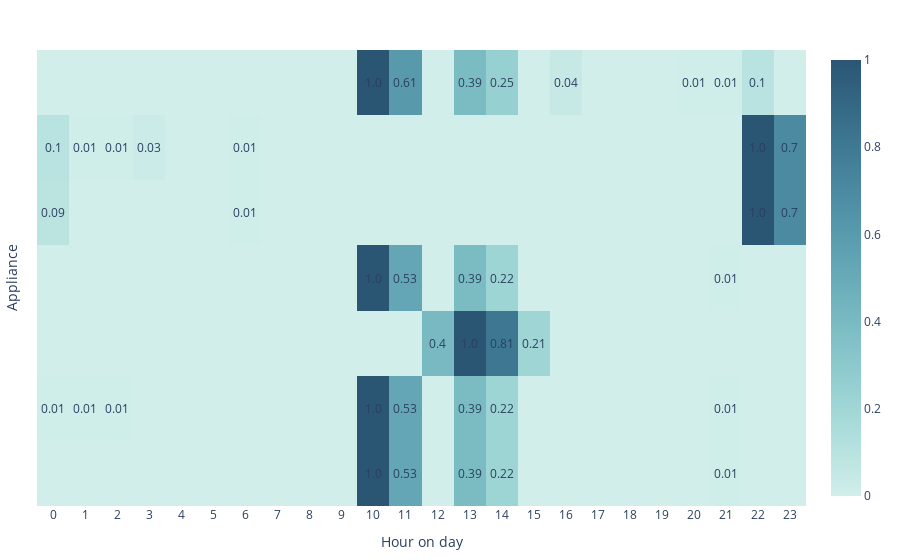

The code cell stored with this chart in its notebook:
### Code cell
import plotly.graph_objects as go

#set up data to heatmap
columns = hourON.columns[1:].tolist()
hourON[columns] = normalise_dataframe(hourON[columns])
z_data = []
for i in hourON[columns]:
    data_list = hourON[i].round(2).values.tolist()
    z_data.append(data_list)

#Annotate z_values
annotations = go.Annotations()
for n, row in enumerate(z_data):
    for m, val in enumerate(row):
        annotations.append(go.Annotation(text="" if z_data[n][m] == 0 else str(z_data[n][m]),
                                         x=hourON["HourOfTimestamp"][m], y=columns[n], xref='x1', yref='y1',
                                         showarrow=False))

#Create heatmap
fig = go.Figure(data=go.Heatmap(
    z=z_data,
    x=hourON["HourOfTimestamp"],
    y=columns,
    colorscale='Teal')
)

fig.update_layout(margin=dict(
    l=30,
    r=30,
    b=30,
    t=50,
), xaxis_nticks=30, annotations=annotations, )

fig.update_xaxes(title="Hour on day")
fig.update_yaxes(title="Appliance", showticklabels=False)
fig.show()

### Figure 1 — Plotly figure (JSON) as saved in the notebook; plotly's stock layout.template omitted (floating-point values rounded to 4 significant figures; data arrays with more than 128 entries replaced by an {"elided": "..."} marker saying what was removed)
{"data": [{"colorscale": [[0.0, "rgb(209, 238, 234)"], [0.1667, "rgb(168, 219, 217)"], [0.3333, "rgb(133, 196, 201)"], [0.5, "rgb(104, 171, 184)"], [0.6667, "rgb(79, 144, 166)"], [0.8333, "rgb(59, 115, 143)"], [1.0, "rgb(42, 86, 116)"]], "x": [0, 1, 2, 3, 4, 5, 6, 7, 8, 9, 10, 11, 12, 13, 14, 15, 16, 17, 18, 19, 20, 21, 22, 23], "y": ["Load_StatusPlugLoadBlender_ON", "Load_StatusPlugLoadToasterOven_ON", "Load_StatusPlugLoadSlowCooker_ON", "Load_StatusPlugLoadToaster_ON", "Load_StatusPlugLoadHandMixer_ON", "Load_StatusPlugLoadCanOpener_ON", "Load_StatusPlugLoadCoffeeMaker_ON"], "z": {"elided": "7x24 float values"}, "type": "heatmap"}], "layout": {"margin": {"l": 30, "r": 30, "b": 30, "t": 50}, "xaxis": {"nticks": 30, "title": {"text": "Hour on day"}}, "annotations": [{"showarrow": false, "text": "", "x": 0, "xref": "x", "y": "Load_StatusPlugLoadBlender_ON", "yref": "y"}, {"showarrow": false, "text": "", "x": 1, "xref": "x", "y": "Load_StatusPlugLoadBlender_ON", "yref": "y"}, {"showarrow": false, "text": "", "x": 2, "xref": "x", "y": "Load_StatusPlugLoadBlender_ON", "yref": "y"}, {"showarrow": false, "text": "", "x": 3, "xref": "x", "y": "Load_StatusPlugLoadBlender_ON", "yref": "y"}, {"showarrow": false, "text": "", "x": 4, "xref": "x", "y": "Load_StatusPlugLoadBlender_ON", "yref": "y"}, {"showarrow": false, "text": "", "x": 5, "xref": "x", "y": "Load_StatusPlugLoadBlender_ON", "yref": "y"}, {"showarrow": false, "text": "", "x": 6, "xref": "x", "y": "Load_StatusPlugLoadBlender_ON", "yref": "y"}, {"showarrow": false, "text": "", "x": 7, "xref": "x", "y": "Load_StatusPlugLoadBlender_ON", "yref": "y"}, {"showarrow": false, "text": "", "x": 8, "xref": "x", "y": "Load_StatusPlugLoadBlender_ON", "yref": "y"}, {"showarrow": false, "text": "", "x": 9, "xref": "x", "y": "Load_StatusPlugLoadBlender_ON", "yref": "y"}, {"showarrow": false, "text": "1.0", "x": 10, "xref": "x", "y": "Load_StatusPlugLoadBlender_ON", "yref": "y"}, {"showarrow": false, "text": "0.53", "x": 11, "xref": "x", "y": "Load_StatusPlugLoadBlender_ON", "yref": "y"}, {"showarrow": false, "text": "", "x": 12, "xref": "x", "y": "Load_StatusPlugLoadBlender_ON", "yref": "y"}, {"showarrow": false, "text": "0.39", "x": 13, "xref": "x", "y": "Load_StatusPlugLoadBlender_ON", "yref": "y"}, {"showarrow": false, "text": "0.22", "x": 14, "xref": "x", "y": "Load_StatusPlugLoadBlender_ON", "yref": "y"}, {"showarrow": false, "text": "", "x": 15, "xref": "x", "y": "Load_StatusPlugLoadBlender_ON", "yref": "y"}, {"showarrow": false, "text": "", "x": 16, "xref": "x", "y": "Load_StatusPlugLoadBlender_ON", "yref": "y"}, {"showarrow": false, "text": "", "x": 17, "xref": "x", "y": "Load_StatusPlugLoadBlender_ON", "yref": "y"}, {"showarrow": false, "text": "", "x": 18, "xref": "x", "y": "Load_StatusPlugLoadBlender_ON", "yref": "y"}, {"showarrow": false, "text": "", "x": 19, "xref": "x", "y": "Load_StatusPlugLoadBlender_ON", "yref": "y"}, {"showarrow": false, "text": "", "x": 20, "xref": "x", "y": "Load_StatusPlugLoadBlender_ON", "yref": "y"}, {"showarrow": false, "text": "0.01", "x": 21, "xref": "x", "y": "Load_StatusPlugLoadBlender_ON", "yref": "y"}, {"showarrow": false, "text": "", "x": 22, "xref": "x", "y": "Load_StatusPlugLoadBlender_ON", "yref": "y"}, {"showarrow": false, "text": "", "x": 23, "xref": "x", "y": "Load_StatusPlugLoadBlender_ON", "yref": "y"}, {"showarrow": false, "text": "0.01", "x": 0, "xref": "x", "y": "Load_StatusPlugLoadToasterOven_ON", "yref": "y"}, {"showarrow": false, "text": "0.01", "x": 1, "xref": "x", "y": "Load_StatusPlugLoadToasterOven_ON", "yref": "y"}, {"showarrow": false, "text": "0.01", "x": 2, "xref": "x", "y": "Load_StatusPlugLoadToasterOven_ON", "yref": "y"}, {"showarrow": false, "text": "", "x": 3, "xref": "x", "y": "Load_StatusPlugLoadToasterOven_ON", "yref": "y"}, {"showarrow": false, "text": "", "x": 4, "xref": "x", "y": "Load_StatusPlugLoadToasterOven_ON", "yref": "y"}, {"showarrow": false, "text": "", "x": 5, "xref": "x", "y": "Load_StatusPlugLoadToasterOven_ON", "yref": "y"}, {"showarrow": false, "text": "", "x": 6, "xref": "x", "y": "Load_StatusPlugLoadToasterOven_ON", "yref": "y"}, {"showarrow": false, "text": "", "x": 7, "xref": "x", "y": "Load_StatusPlugLoadToasterOven_ON", "yref": "y"}, {"showarrow": false, "text": "", "x": 8, "xref": "x", "y": "Load_StatusPlugLoadToasterOven_ON", "yref": "y"}, {"showarrow": false, "text": "", "x": 9, "xref": "x", "y": "Load_StatusPlugLoadToasterOven_ON", "yref": "y"}, {"showarrow": false, "text": "1.0", "x": 10, "xref": "x", "y": "Load_StatusPlugLoadToasterOven_ON", "yref": "y"}, {"showarrow": false, "text": "0.53", "x": 11, "xref": "x", "y": "Load_StatusPlugLoadToasterOven_ON", "yref": "y"}, {"showarrow": false, "text": "", "x": 12, "xref": "x", "y": "Load_StatusPlugLoadToasterOven_ON", "yref": "y"}, {"showarrow": false, "text": "0.39", "x": 13, "xref": "x", "y": "Load_StatusPlugLoadToasterOven_ON", "yref": "y"}, {"showarrow": false, "text": "0.22", "x": 14, "xref": "x", "y": "Load_StatusPlugLoadToasterOven_ON", "yref": "y"}, {"showarrow": false, "text": "", "x": 15, "xref": "x", "y": "Load_StatusPlugLoadToasterOven_ON", "yref": "y"}, {"showarrow": false, "text": "", "x": 16, "xref": "x", "y": "Load_StatusPlugLoadToasterOven_ON", "yref": "y"}, {"showarrow": false, "text": "", "x": 17, "xref": "x", "y": "Load_StatusPlugLoadToasterOven_ON", "yref": "y"}, {"showarrow": false, "text": "", "x": 18, "xref": "x", "y": "Load_StatusPlugLoadToasterOven_ON", "yref": "y"}, {"showarrow": false, "text": "", "x": 19, "xref": "x", "y": "Load_StatusPlugLoadToasterOven_ON", "yref": "y"}, {"showarrow": false, "text": "", "x": 20, "xref": "x", "y": "Load_StatusPlugLoadToasterOven_ON", "yref": "y"}, {"showarrow": false, "text": "0.01", "x": 21, "xref": "x", "y": "Load_StatusPlugLoadToasterOven_ON", "yref": "y"}, {"showarrow": false, "text": "", "x": 22, "xref": "x", "y": "Load_StatusPlugLoadToasterOven_ON", "yref": "y"}, {"showarrow": false, "text": "", "x": 23, "xref": "x", "y": "Load_StatusPlugLoadToasterOven_ON", "yref": "y"}, {"showarrow": false, "text": "", "x": 0, "xref": "x", "y": "Load_StatusPlugLoadSlowCooker_ON", "yref": "y"}, {"showarrow": false, "text": "", "x": 1, "xref": "x", "y": "Load_StatusPlugLoadSlowCooker_ON", "yref": "y"}, {"showarrow": false, "text": "", "x": 2, "xref": "x", "y": "Load_StatusPlugLoadSlowCooker_ON", "yref": "y"}, {"showarrow": false, "text": "", "x": 3, "xref": "x", "y": "Load_StatusPlugLoadSlowCooker_ON", "yref": "y"}, {"showarrow": false, "text": "", "x": 4, "xref": "x", "y": "Load_StatusPlugLoadSlowCooker_ON", "yref": "y"}, {"showarrow": false, "text": "", "x": 5, "xref": "x", "y": "Load_StatusPlugLoadSlowCooker_ON", "yref": "y"}, {"showarrow": false, "text": "", "x": 6, "xref": "x", "y": "Load_StatusPlugLoadSlowCooker_ON", "yref": "y"}, {"showarrow": false, "text": "", "x": 7, "xref": "x", "y": "Load_StatusPlugLoadSlowCooker_ON", "yref": "y"}, {"showarrow": false, "text": "", "x": 8, "xref": "x", "y": "Load_StatusPlugLoadSlowCooker_ON", "yref": "y"}, {"showarrow": false, "text": "", "x": 9, "xref": "x", "y": "Load_StatusPlugLoadSlowCooker_ON", "yref": "y"}, {"showarrow": false, "text": "", "x": 10, "xref": "x", "y": "Load_StatusPlugLoadSlowCooker_ON", "yref": "y"}, {"showarrow": false, "text": "", "x": 11, "xref": "x", "y": "Load_StatusPlugLoadSlowCooker_ON", "yref": "y"}, {"showarrow": false, "text": "0.4", "x": 12, "xref": "x", "y": "Load_StatusPlugLoadSlowCooker_ON", "yref": "y"}, {"showarrow": false, "text": "1.0", "x": 13, "xref": "x", "y": "Load_StatusPlugLoadSlowCooker_ON", "yref": "y"}, {"showarrow": false, "text": "0.81", "x": 14, "xref": "x", "y": "Load_StatusPlugLoadSlowCooker_ON", "yref": "y"}, {"showarrow": false, "text": "0.21", "x": 15, "xref": "x", "y": "Load_StatusPlugLoadSlowCooker_ON", "yref": "y"}, {"showarrow": false, "text": "", "x": 16, "xref": "x", "y": "Load_StatusPlugLoadSlowCooker_ON", "yref": "y"}, {"showarrow": false, "text": "", "x": 17, "xref": "x", "y": "Load_StatusPlugLoadSlowCooker_ON", "yref": "y"}, {"showarrow": false, "text": "", "x": 18, "xref": "x", "y": "Load_StatusPlugLoadSlowCooker_ON", "yref": "y"}, {"showarrow": false, "text": "", "x": 19, "xref": "x", "y": "Load_StatusPlugLoadSlowCooker_ON", "yref": "y"}, {"showarrow": false, "text": "", "x": 20, "xref": "x", "y": "Load_StatusPlugLoadSlowCooker_ON", "yref": "y"}, {"showarrow": false, "text": "", "x": 21, "xref": "x", "y": "Load_StatusPlugLoadSlowCooker_ON", "yref": "y"}, {"showarrow": false, "text": "", "x": 22, "xref": "x", "y": "Load_StatusPlugLoadSlowCooker_ON", "yref": "y"}, {"showarrow": false, "text": "", "x": 23, "xref": "x", "y": "Load_StatusPlugLoadSlowCooker_ON", "yref": "y"}, {"showarrow": false, "text": "", "x": 0, "xref": "x", "y": "Load_StatusPlugLoadToaster_ON", "yref": "y"}, {"showarrow": false, "text": "", "x": 1, "xref": "x", "y": "Load_StatusPlugLoadToaster_ON", "yref": "y"}, {"showarrow": false, "text": "", "x": 2, "xref": "x", "y": "Load_StatusPlugLoadToaster_ON", "yref": "y"}, {"showarrow": false, "text": "", "x": 3, "xref": "x", "y": "Load_StatusPlugLoadToaster_ON", "yref": "y"}, {"showarrow": false, "text": "", "x": 4, "xref": "x", "y": "Load_StatusPlugLoadToaster_ON", "yref": "y"}, {"showarrow": false, "text": "", "x": 5, "xref": "x", "y": "Load_StatusPlugLoadToaster_ON", "yref": "y"}, {"showarrow": false, "text": "", "x": 6, "xref": "x", "y": "Load_StatusPlugLoadToaster_ON", "yref": "y"}, {"showarrow": false, "text": "", "x": 7, "xref": "x", "y": "Load_StatusPlugLoadToaster_ON", "yref": "y"}, {"showarrow": false, "text": "", "x": 8, "xref": "x", "y": "Load_StatusPlugLoadToaster_ON", "yref": "y"}, {"showarrow": false, "text": "", "x": 9, "xref": "x", "y": "Load_StatusPlugLoadToaster_ON", "yref": "y"}, {"showarrow": false, "text": "1.0", "x": 10, "xref": "x", "y": "Load_StatusPlugLoadToaster_ON", "yref": "y"}, {"showarrow": false, "text": "0.53", "x": 11, "xref": "x", "y": "Load_StatusPlugLoadToaster_ON", "yref": "y"}, {"showarrow": false, "text": "", "x": 12, "xref": "x", "y": "Load_StatusPlugLoadToaster_ON", "yref": "y"}, {"showarrow": false, "text": "0.39", "x": 13, "xref": "x", "y": "Load_StatusPlugLoadToaster_ON", "yref": "y"}, {"showarrow": false, "text": "0.22", "x": 14, "xref": "x", "y": "Load_StatusPlugLoadToaster_ON", "yref": "y"}, {"showarrow": false, "text": "", "x": 15, "xref": "x", "y": "Load_StatusPlugLoadToaster_ON", "yref": "y"}, {"showarrow": false, "text": "", "x": 16, "xref": "x", "y": "Load_StatusPlugLoadToaster_ON", "yref": "y"}, {"showarrow": false, "text": "", "x": 17, "xref": "x", "y": "Load_StatusPlugLoadToaster_ON", "yref": "y"}, {"showarrow": false, "text": "", "x": 18, "xref": "x", "y": "Load_StatusPlugLoadToaster_ON", "yref": "y"}, {"showarrow": false, "text": "", "x": 19, "xref": "x", "y": "Load_StatusPlugLoadToaster_ON", "yref": "y"}, {"showarrow": false, "text": "", "x": 20, "xref": "x", "y": "Load_StatusPlugLoadToaster_ON", "yref": "y"}, {"showarrow": false, "text": "0.01", "x": 21, "xref": "x", "y": "Load_StatusPlugLoadToaster_ON", "yref": "y"}, {"showarrow": false, "text": "", "x": 22, "xref": "x", "y": "Load_StatusPlugLoadToaster_ON", "yref": "y"}, {"showarrow": false, "text": "", "x": 23, "xref": "x", "y": "Load_StatusPlugLoadToaster_ON", "yref": "y"}, {"showarrow": false, "text": "0.09", "x": 0, "xref": "x", "y": "Load_StatusPlugLoadHandMixer_ON", "yref": "y"}, {"showarrow": false, "text": "", "x": 1, "xref": "x", "y": "Load_StatusPlugLoadHandMixer_ON", "yref": "y"}, {"showarrow": false, "text": "", "x": 2, "xref": "x", "y": "Load_StatusPlugLoadHandMixer_ON", "yref": "y"}, {"showarrow": false, "text": "", "x": 3, "xref": "x", "y": "Load_StatusPlugLoadHandMixer_ON", "yref": "y"}, {"showarrow": false, "text": "", "x": 4, "xref": "x", "y": "Load_StatusPlugLoadHandMixer_ON", "yref": "y"}, {"showarrow": false, "text": "", "x": 5, "xref": "x", "y": "Load_StatusPlugLoadHandMixer_ON", "yref": "y"}, {"showarrow": false, "text": "0.01", "x": 6, "xref": "x", "y": "Load_StatusPlugLoadHandMixer_ON", "yref": "y"}, {"showarrow": false, "text": "", "x": 7, "xref": "x", "y": "Load_StatusPlugLoadHandMixer_ON", "yref": "y"}, {"showarrow": false, "text": "", "x": 8, "xref": "x", "y": "Load_StatusPlugLoadHandMixer_ON", "yref": "y"}, {"showarrow": false, "text": "", "x": 9, "xref": "x", "y": "Load_StatusPlugLoadHandMixer_ON", "yref": "y"}, {"showarrow": false, "text": "", "x": 10, "xref": "x", "y": "Load_StatusPlugLoadHandMixer_ON", "yref": "y"}, {"showarrow": false, "text": "", "x": 11, "xref": "x", "y": "Load_StatusPlugLoadHandMixer_ON", "yref": "y"}, {"showarrow": false, "text": "", "x": 12, "xref": "x", "y": "Load_StatusPlugLoadHandMixer_ON", "yref": "y"}, {"showarrow": false, "text": "", "x": 13, "xref": "x", "y": "Load_StatusPlugLoadHandMixer_ON", "yref": "y"}, {"showarrow": false, "text": "", "x": 14, "xref": "x", "y": "Load_StatusPlugLoadHandMixer_ON", "yref": "y"}, {"showarrow": false, "text": "", "x": 15, "xref": "x", "y": "Load_StatusPlugLoadHandMixer_ON", "yref": "y"}, {"showarrow": false, "text": "", "x": 16, "xref": "x", "y": "Load_StatusPlugLoadHandMixer_ON", "yref": "y"}, {"showarrow": false, "text": "", "x": 17, "xref": "x", "y": "Load_StatusPlugLoadHandMixer_ON", "yref": "y"}, {"showarrow": false, "text": "", "x": 18, "xref": "x", "y": "Load_StatusPlugLoadHandMixer_ON", "yref": "y"}, {"showarrow": false, "text": "", "x": 19, "xref": "x", "y": "Load_StatusPlugLoadHandMixer_ON", "yref": "y"}, {"showarrow": false, "text": "", "x": 20, "xref": "x", "y": "Load_StatusPlugLoadHandMixer_ON", "yref": "y"}, {"showarrow": false, "text": "", "x": 21, "xref": "x", "y": "Load_StatusPlugLoadHandMixer_ON", "yref": "y"}, {"showarrow": false, "text": "1.0", "x": 22, "xref": "x", "y": "Load_StatusPlugLoadHandMixer_ON", "yref": "y"}, {"showarrow": false, "text": "0.7", "x": 23, "xref": "x", "y": "Load_StatusPlugLoadHandMixer_ON", "yref": "y"}, {"showarrow": false, "text": "0.1", "x": 0, "xref": "x", "y": "Load_StatusPlugLoadCanOpener_ON", "yref": "y"}, {"showarrow": false, "text": "0.01", "x": 1, "xref": "x", "y": "Load_StatusPlugLoadCanOpener_ON", "yref": "y"}, {"showarrow": false, "text": "0.01", "x": 2, "xref": "x", "y": "Load_StatusPlugLoadCanOpener_ON", "yref": "y"}, {"showarrow": false, "text": "0.03", "x": 3, "xref": "x", "y": "Load_StatusPlugLoadCanOpener_ON", "yref": "y"}, {"showarrow": false, "text": "", "x": 4, "xref": "x", "y": "Load_StatusPlugLoadCanOpener_ON", "yref": "y"}, {"showarrow": false, "text": "", "x": 5, "xref": "x", "y": "Load_StatusPlugLoadCanOpener_ON", "yref": "y"}, {"showarrow": false, "text": "0.01", "x": 6, "xref": "x", "y": "Load_StatusPlugLoadCanOpener_ON", "yref": "y"}, {"showarrow": false, "text": "", "x": 7, "xref": "x", "y": "Load_StatusPlugLoadCanOpener_ON", "yref": "y"}, {"showarrow": false, "text": "", "x": 8, "xref": "x", "y": "Load_StatusPlugLoadCanOpener_ON", "yref": "y"}, {"showarrow": false, "text": "", "x": 9, "xref": "x", "y": "Load_StatusPlugLoadCanOpener_ON", "yref": "y"}, {"showarrow": false, "text": "", "x": 10, "xref": "x", "y": "Load_StatusPlugLoadCanOpener_ON", "yref": "y"}, {"showarrow": false, "text": "", "x": 11, "xref": "x", "y": "Load_StatusPlugLoadCanOpener_ON", "yref": "y"}, {"showarrow": false, "text": "", "x": 12, "xref": "x", "y": "Load_StatusPlugLoadCanOpener_ON", "yref": "y"}, {"showarrow": false, "text": "", "x": 13, "xref": "x", "y": "Load_StatusPlugLoadCanOpener_ON", "yref": "y"}, {"showarrow": false, "text": "", "x": 14, "xref": "x", "y": "Load_StatusPlugLoadCanOpener_ON", "yref": "y"}, {"showarrow": false, "text": "", "x": 15, "xref": "x", "y": "Load_StatusPlugLoadCanOpener_ON", "yref": "y"}, {"showarrow": false, "text": "", "x": 16, "xref": "x", "y": "Load_StatusPlugLoadCanOpener_ON", "yref": "y"}, {"showarrow": false, "text": "", "x": 17, "xref": "x", "y": "Load_StatusPlugLoadCanOpener_ON", "yref": "y"}, {"showarrow": false, "text": "", "x": 18, "xref": "x", "y": "Load_StatusPlugLoadCanOpener_ON", "yref": "y"}, {"showarrow": false, "text": "", "x": 19, "xref": "x", "y": "Load_StatusPlugLoadCanOpener_ON", "yref": "y"}, {"showarrow": false, "text": "", "x": 20, "xref": "x", "y": "Load_StatusPlugLoadCanOpener_ON", "yref": "y"}, {"showarrow": false, "text": "", "x": 21, "xref": "x", "y": "Load_StatusPlugLoadCanOpener_ON", "yref": "y"}, {"showarrow": false, "text": "1.0", "x": 22, "xref": "x", "y": "Load_StatusPlugLoadCanOpener_ON", "yref": "y"}, {"showarrow": false, "text": "0.7", "x": 23, "xref": "x", "y": "Load_StatusPlugLoadCanOpener_ON", "yref": "y"}, {"showarrow": false, "text": "", "x": 0, "xref": "x", "y": "Load_StatusPlugLoadCoffeeMaker_ON", "yref": "y"}, {"showarrow": false, "text": "", "x": 1, "xref": "x", "y": "Load_StatusPlugLoadCoffeeMaker_ON", "yref": "y"}, {"showarrow": false, "text": "", "x": 2, "xref": "x", "y": "Load_StatusPlugLoadCoffeeMaker_ON", "yref": "y"}, {"showarrow": false, "text": "", "x": 3, "xref": "x", "y": "Load_StatusPlugLoadCoffeeMaker_ON", "yref": "y"}, {"showarrow": false, "text": "", "x": 4, "xref": "x", "y": "Load_StatusPlugLoadCoffeeMaker_ON", "yref": "y"}, {"showarrow": false, "text": "", "x": 5, "xref": "x", "y": "Load_StatusPlugLoadCoffeeMaker_ON", "yref": "y"}, {"showarrow": false, "text": "", "x": 6, "xref": "x", "y": "Load_StatusPlugLoadCoffeeMaker_ON", "yref": "y"}, {"showarrow": false, "text": "", "x": 7, "xref": "x", "y": "Load_StatusPlugLoadCoffeeMaker_ON", "yref": "y"}, {"showarrow": false, "text": "", "x": 8, "xref": "x", "y": "Load_StatusPlugLoadCoffeeMaker_ON", "yref": "y"}, {"showarrow": false, "text": "", "x": 9, "xref": "x", "y": "Load_StatusPlugLoadCoffeeMaker_ON", "yref": "y"}, {"showarrow": false, "text": "1.0", "x": 10, "xref": "x", "y": "Load_StatusPlugLoadCoffeeMaker_ON", "yref": "y"}, {"showarrow": false, "text": "0.61", "x": 11, "xref": "x", "y": "Load_StatusPlugLoadCoffeeMaker_ON", "yref": "y"}, {"showarrow": false, "text": "", "x": 12, "xref": "x", "y": "Load_StatusPlugLoadCoffeeMaker_ON", "yref": "y"}, {"showarrow": false, "text": "0.39", "x": 13, "xref": "x", "y": "Load_StatusPlugLoadCoffeeMaker_ON", "yref": "y"}, {"showarrow": false, "text": "0.25", "x": 14, "xref": "x", "y": "Load_StatusPlugLoadCoffeeMaker_ON", "yref": "y"}, {"showarrow": false, "text": "", "x": 15, "xref": "x", "y": "Load_StatusPlugLoadCoffeeMaker_ON", "yref": "y"}, {"showarrow": false, "text": "0.04", "x": 16, "xref": "x", "y": "Load_StatusPlugLoadCoffeeMaker_ON", "yref": "y"}, {"showarrow": false, "text": "", "x": 17, "xref": "x", "y": "Load_StatusPlugLoadCoffeeMaker_ON", "yref": "y"}, {"showarrow": false, "text": "", "x": 18, "xref": "x", "y": "Load_StatusPlugLoadCoffeeMaker_ON", "yref": "y"}, {"showarrow": false, "text": "", "x": 19, "xref": "x", "y": "Load_StatusPlugLoadCoffeeMaker_ON", "yref": "y"}, {"showarrow": false, "text": "0.01", "x": 20, "xref": "x", "y": "Load_StatusPlugLoadCoffeeMaker_ON", "yref": "y"}, {"showarrow": false, "text": "0.01", "x": 21, "xref": "x", "y": "Load_StatusPlugLoadCoffeeMaker_ON", "yref": "y"}, {"showarrow": false, "text": "0.1", "x": 22, "xref": "x", "y": "Load_StatusPlugLoadCoffeeMaker_ON", "yref": "y"}, {"showarrow": false, "text": "", "x": 23, "xref": "x", "y": "Load_StatusPlugLoadCoffeeMaker_ON", "yref": "y"}], "yaxis": {"title": {"text": "Appliance"}, "showticklabels": false}}}
